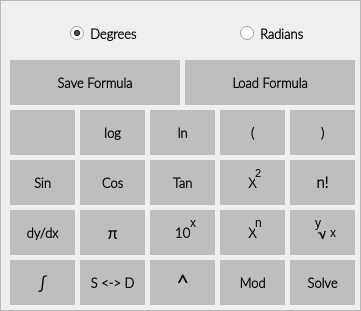
     <widget class="QFrame" name="frmScientificButtons">
      <property name="geometry">
       <rect>
        <x>40</x>
        <y>125</y>
        <width>361</width>
        <height>311</height>
       </rect>
      </property>
      <property name="autoFillBackground">
       <bool>false</bool>
      </property>
      <property name="styleSheet">
       <string notr="true">QPushButton{
 	background-color: rgb(190, 190, 190);
    border: 2px;
}
QLabel{
 	background-color: rgb(190, 190, 190);
}</string>
      </property>
      <property name="frameShape">
       <enum>QFrame::StyledPanel</enum>
      </property>
      <property name="frameShadow">
       <enum>QFrame::Raised</enum>
      </property>
      <widget class="QPushButton" name="pbSquare">
       <property name="geometry">
        <rect>
         <x>220</x>
         <y>160</y>
         <width>65</width>
         <height>45</height>
        </rect>
       </property>
       <property name="font">
        <font>
         <family>Lato Light</family>
         <pointsize>10</pointsize>
         <weight>75</weight>
         <bold>true</bold>
        </font>
       </property>
       <property name="autoFillBackground">
        <bool>false</bool>
       </property>
       <property name="styleSheet">
        <string notr="true"/>
       </property>
       <property name="text">
        <string>X</string>
       </property>
       <property name="autoDefault">
        <bool>false</bool>
       </property>
       <property name="default">
        <bool>true</bool>
       </property>
       <property name="flat">
        <bool>false</bool>
       </property>
      </widget>
      <widget class="QPushButton" name="pbOpenBrackets">
       <property name="geometry">
        <rect>
         <x>220</x>
         <y>110</y>
         <width>65</width>
         <height>45</height>
        </rect>
       </property>
       <property name="font">
        <font>
         <family>Lato Light</family>
         <pointsize>10</pointsize>
         <weight>75</weight>
         <bold>true</bold>
        </font>
       </property>
       <property name="autoFillBackground">
        <bool>false</bool>
       </property>
       <property name="text">
        <string>(</string>
       </property>
       <property name="autoDefault">
        <bool>false</bool>
       </property>
       <property name="default">
        <bool>true</bool>
       </property>
       <property name="flat">
        <bool>false</bool>
       </property>
      </widget>
      <widget class="QPushButton" name="pbTan">
       <property name="geometry">
        <rect>
         <x>150</x>
         <y>160</y>
         <width>65</width>
         <height>45</height>
        </rect>
       </property>
       <property name="font">
        <font>
         <family>Lato Light</family>
         <pointsize>10</pointsize>
         <weight>75</weight>
         <bold>true</bold>
        </font>
       </property>
       <property name="autoFillBackground">
        <bool>false</bool>
       </property>
       <property name="text">
        <string>Tan</string>
       </property>
       <property name="autoDefault">
        <bool>false</bool>
       </property>
       <property name="default">
        <bool>true</bool>
       </property>
       <property name="flat">
        <bool>false</bool>
       </property>
      </widget>
      <widget class="QPushButton" name="pbLn">
       <property name="geometry">
        <rect>
         <x>150</x>
         <y>110</y>
         <width>65</width>
         <height>45</height>
        </rect>
       </property>
       <property name="font">
        <font>
         <family>Lato Light</family>
         <pointsize>10</pointsize>
         <weight>75</weight>
         <bold>true</bold>
        </font>
       </property>
       <property name="autoFillBackground">
        <bool>false</bool>
       </property>
       <property name="text">
        <string>ln</string>
       </property>
       <property name="autoDefault">
        <bool>false</bool>
       </property>
       <property name="default">
        <bool>true</bool>
       </property>
       <property name="flat">
        <bool>false</bool>
       </property>
      </widget>
      <widget class="QPushButton" name="pbNthPower">
       <property name="geometry">
        <rect>
         <x>220</x>
         <y>210</y>
         <width>65</width>
         <height>45</height>
        </rect>
       </property>
       <property name="font">
        <font>
         <family>Lato Light</family>
         <pointsize>10</pointsize>
         <weight>75</weight>
         <bold>true</bold>
        </font>
       </property>
       <property name="autoFillBackground">
        <bool>false</bool>
       </property>
       <property name="text">
        <string>X</string>
       </property>
       <property name="autoDefault">
        <bool>false</bool>
       </property>
       <property name="default">
        <bool>true</bool>
       </property>
       <property name="flat">
        <bool>false</bool>
       </property>
      </widget>
      <widget class="QPushButton" name="pbPoweOfTen">
       <property name="geometry">
        <rect>
         <x>150</x>
         <y>210</y>
         <width>65</width>
         <height>45</height>
        </rect>
       </property>
       <property name="font">
        <font>
         <family>Lato Light</family>
         <pointsize>10</pointsize>
         <weight>75</weight>
         <bold>true</bold>
        </font>
       </property>
       <property name="autoFillBackground">
        <bool>false</bool>
       </property>
       <property name="text">
        <string>10</string>
       </property>
       <property name="autoDefault">
        <bool>false</bool>
       </property>
       <property name="default">
        <bool>true</bool>
       </property>
       <property name="flat">
        <bool>false</bool>
       </property>
      </widget>
      <widget class="QPushButton" name="pbSaveFormula">
       <property name="geometry">
        <rect>
         <x>10</x>
         <y>60</y>
         <width>170</width>
         <height>45</height>
        </rect>
       </property>
       <property name="font">
        <font>
         <family>Lato Light</family>
         <pointsize>10</pointsize>
         <weight>75</weight>
         <bold>true</bold>
        </font>
       </property>
       <property name="autoFillBackground">
        <bool>false</bool>
       </property>
       <property name="text">
        <string>Save Formula</string>
       </property>
       <property name="autoDefault">
        <bool>false</bool>
       </property>
       <property name="default">
        <bool>true</bool>
       </property>
       <property name="flat">
        <bool>false</bool>
       </property>
      </widget>
      <widget class="QPushButton" name="pbLoadFormula">
       <property name="geometry">
        <rect>
         <x>185</x>
         <y>60</y>
         <width>170</width>
         <height>45</height>
        </rect>
       </property>
       <property name="font">
        <font>
         <family>Lato Light</family>
         <pointsize>10</pointsize>
         <weight>75</weight>
         <bold>true</bold>
        </font>
       </property>
       <property name="autoFillBackground">
        <bool>false</bool>
       </property>
       <property name="text">
        <string>Load Formula</string>
       </property>
       <property name="autoDefault">
        <bool>false</bool>
       </property>
       <property name="default">
        <bool>true</bool>
       </property>
       <property name="flat">
        <bool>false</bool>
       </property>
      </widget>
      <widget class="QPushButton" name="pbDifferentiation">
       <property name="geometry">
        <rect>
         <x>10</x>
         <y>210</y>
         <width>65</width>
         <height>45</height>
        </rect>
       </property>
       <property name="font">
        <font>
         <family>Lato Light</family>
         <pointsize>10</pointsize>
         <weight>75</weight>
         <bold>true</bold>
        </font>
       </property>
       <property name="autoFillBackground">
        <bool>false</bool>
       </property>
       <property name="text">
        <string>dy/dx</string>
       </property>
       <property name="autoDefault">
        <bool>false</bool>
       </property>
       <property name="default">
        <bool>true</bool>
       </property>
       <property name="flat">
        <bool>false</bool>
       </property>
      </widget>
      <widget class="QPushButton" name="pbPi">
       <property name="geometry">
        <rect>
         <x>80</x>
         <y>210</y>
         <width>65</width>
         <height>45</height>
        </rect>
       </property>
       <property name="font">
        <font>
         <family>Lato Light</family>
         <pointsize>12</pointsize>
         <weight>75</weight>
         <bold>true</bold>
        </font>
       </property>
       <property name="autoFillBackground">
        <bool>false</bool>
       </property>
       <property name="text">
        <string>π</string>
       </property>
       <property name="autoDefault">
        <bool>false</bool>
       </property>
       <property name="default">
        <bool>true</bool>
       </property>
       <property name="flat">
        <bool>false</bool>
       </property>
      </widget>
      <widget class="QPushButton" name="pbSin">
       <property name="geometry">
        <rect>
         <x>10</x>
         <y>160</y>
         <width>65</width>
         <height>45</height>
        </rect>
       </property>
       <property name="font">
        <font>
         <family>Lato Light</family>
         <pointsize>10</pointsize>
         <weight>75</weight>
         <bold>true</bold>
        </font>
       </property>
       <property name="autoFillBackground">
        <bool>false</bool>
       </property>
       <property name="text">
        <string>Sin</string>
       </property>
       <property name="autoDefault">
        <bool>false</bool>
       </property>
       <property name="default">
        <bool>true</bool>
       </property>
       <property name="flat">
        <bool>false</bool>
       </property>
      </widget>
      <widget class="QPushButton" name="pbCos">
       <property name="geometry">
        <rect>
         <x>80</x>
         <y>160</y>
         <width>65</width>
         <height>45</height>
        </rect>
       </property>
       <property name="font">
        <font>
         <family>Lato Light</family>
         <pointsize>10</pointsize>
         <weight>75</weight>
         <bold>true</bold>
        </font>
       </property>
       <property name="autoFillBackground">
        <bool>false</bool>
       </property>
       <property name="text">
        <string>Cos</string>
       </property>
       <property name="autoDefault">
        <bool>false</bool>
       </property>
       <property name="default">
        <bool>true</bool>
       </property>
       <property name="flat">
        <bool>false</bool>
       </property>
      </widget>
      <widget class="QPushButton" name="pbLog">
       <property name="geometry">
        <rect>
         <x>80</x>
         <y>110</y>
         <width>65</width>
         <height>45</height>
        </rect>
       </property>
       <property name="font">
        <font>
         <family>Lato Light</family>
         <pointsize>10</pointsize>
         <weight>75</weight>
         <bold>true</bold>
        </font>
       </property>
       <property name="autoFillBackground">
        <bool>false</bool>
       </property>
       <property name="text">
        <string>log</string>
       </property>
       <property name="autoDefault">
        <bool>false</bool>
       </property>
       <property name="default">
        <bool>true</bool>
       </property>
       <property name="flat">
        <bool>false</bool>
       </property>
      </widget>
      <widget class="QPushButton" name="pbCloseBrackets">
       <property name="geometry">
        <rect>
         <x>290</x>
         <y>110</y>
         <width>65</width>
         <height>45</height>
        </rect>
       </property>
       <property name="font">
        <font>
         <family>Lato Light</family>
         <pointsize>10</pointsize>
         <weight>75</weight>
         <bold>true</bold>
        </font>
       </property>
       <property name="autoFillBackground">
        <bool>false</bool>
       </property>
       <property name="text">
        <string>)</string>
       </property>
       <property name="autoDefault">
        <bool>false</bool>
       </property>
       <property name="default">
        <bool>true</bool>
       </property>
       <property name="flat">
        <bool>false</bool>
       </property>
      </widget>
      <widget class="QPushButton" name="pbNone">
       <property name="geometry">
        <rect>
         <x>10</x>
         <y>110</y>
         <width>65</width>
         <height>45</height>
        </rect>
       </property>
       <property name="font">
        <font>
         <family>Lato Light</family>
         <pointsize>10</pointsize>
         <weight>75</weight>
         <bold>true</bold>
        </font>
       </property>
       <property name="autoFillBackground">
        <bool>false</bool>
       </property>
       <property name="text">
        <string/>
       </property>
       <property name="autoDefault">
        <bool>false</bool>
       </property>
       <property name="default">
        <bool>true</bool>
       </property>
       <property name="flat">
        <bool>false</bool>
       </property>
      </widget>
      <widget class="QPushButton" name="pbNthSqRoot">
       <property name="geometry">
        <rect>
         <x>290</x>
         <y>210</y>
         <width>65</width>
         <height>45</height>
        </rect>
       </property>
       <property name="font">
        <font>
         <family>Lato Light</family>
         <pointsize>12</pointsize>
         <weight>75</weight>
         <bold>true</bold>
        </font>
       </property>
       <property name="autoFillBackground">
        <bool>false</bool>
       </property>
       <property name="text">
        <string>√</string>
       </property>
       <property name="autoDefault">
        <bool>false</bool>
       </property>
       <property name="default">
        <bool>true</bool>
       </property>
       <property name="flat">
        <bool>false</bool>
       </property>
      </widget>
      <widget class="QPushButton" name="pbFactorial">
       <property name="geometry">
        <rect>
         <x>290</x>
         <y>160</y>
         <width>65</width>
         <height>45</height>
        </rect>
       </property>
       <property name="font">
        <font>
         <family>Lato Light</family>
         <pointsize>11</pointsize>
         <weight>75</weight>
         <bold>true</bold>
        </font>
       </property>
       <property name="autoFillBackground">
        <bool>false</bool>
       </property>
       <property name="text">
        <string>n!</string>
       </property>
       <property name="autoDefault">
        <bool>false</bool>
       </property>
       <property name="default">
        <bool>true</bool>
       </property>
       <property name="flat">
        <bool>false</bool>
       </property>
      </widget>
      <widget class="QPushButton" name="pbModulus">
       <property name="geometry">
        <rect>
         <x>220</x>
         <y>260</y>
         <width>65</width>
         <height>45</height>
        </rect>
       </property>
       <property name="font">
        <font>
         <family>Lato Light</family>
         <pointsize>10</pointsize>
         <weight>75</weight>
         <bold>true</bold>
        </font>
       </property>
       <property name="autoFillBackground">
        <bool>false</bool>
       </property>
       <property name="text">
        <string>Mod</string>
       </property>
       <property name="autoDefault">
        <bool>false</bool>
       </property>
       <property name="default">
        <bool>true</bool>
       </property>
       <property name="flat">
        <bool>false</bool>
       </property>
      </widget>
      <widget class="QPushButton" name="pbPower">
       <property name="geometry">
        <rect>
         <x>150</x>
         <y>260</y>
         <width>65</width>
         <height>45</height>
        </rect>
       </property>
       <property name="font">
        <font>
         <family>Lato Light</family>
         <pointsize>16</pointsize>
         <weight>75</weight>
         <bold>true</bold>
        </font>
       </property>
       <property name="autoFillBackground">
        <bool>false</bool>
       </property>
       <property name="text">
        <string>^</string>
       </property>
       <property name="autoDefault">
        <bool>false</bool>
       </property>
       <property name="default">
        <bool>true</bool>
       </property>
       <property name="flat">
        <bool>false</bool>
       </property>
      </widget>
      <widget class="QPushButton" name="pbIntegration">
       <property name="geometry">
        <rect>
         <x>10</x>
         <y>260</y>
         <width>65</width>
         <height>45</height>
        </rect>
       </property>
       <property name="font">
        <font>
         <family>Lato Light</family>
         <pointsize>12</pointsize>
         <weight>75</weight>
         <bold>true</bold>
        </font>
       </property>
       <property name="autoFillBackground">
        <bool>false</bool>
       </property>
       <property name="text">
        <string>∫</string>
       </property>
       <property name="autoDefault">
        <bool>false</bool>
       </property>
       <property name="default">
        <bool>true</bool>
       </property>
       <property name="flat">
        <bool>false</bool>
       </property>
      </widget>
      <widget class="QPushButton" name="pb">
       <property name="geometry">
        <rect>
         <x>80</x>
         <y>260</y>
         <width>65</width>
         <height>45</height>
        </rect>
       </property>
       <property name="font">
        <font>
         <family>Lato Light</family>
         <pointsize>10</pointsize>
         <weight>75</weight>
         <bold>true</bold>
        </font>
       </property>
       <property name="autoFillBackground">
        <bool>false</bool>
       </property>
       <property name="text">
        <string>S &lt;-&gt; D</string>
       </property>
       <property name="autoDefault">
        <bool>false</bool>
       </property>
       <property name="default">
        <bool>true</bool>
       </property>
       <property name="flat">
        <bool>false</bool>
       </property>
      </widget>
      <widget class="QPushButton" name="pbSolve">
       <property name="geometry">
        <rect>
         <x>290</x>
         <y>260</y>
         <width>65</width>
         <height>45</height>
        </rect>
       </property>
       <property name="font">
        <font>
         <family>Lato Light</family>
         <pointsize>10</pointsize>
         <weight>75</weight>
         <bold>true</bold>
        </font>
       </property>
       <property name="autoFillBackground">
        <bool>false</bool>
       </property>
       <property name="text">
        <string>Solve</string>
       </property>
       <property name="autoDefault">
        <bool>false</bool>
       </property>
       <property name="default">
        <bool>true</bool>
       </property>
       <property name="flat">
        <bool>false</bool>
       </property>
      </widget>
      <widget class="QRadioButton" name="rbDegrees">
       <property name="geometry">
        <rect>
         <x>70</x>
         <y>25</y>
         <width>82</width>
         <height>17</height>
        </rect>
       </property>
       <property name="font">
        <font>
         <family>Lato Light</family>
         <pointsize>10</pointsize>
         <weight>75</weight>
         <bold>true</bold>
        </font>
       </property>
       <property name="autoFillBackground">
        <bool>false</bool>
       </property>
       <property name="text">
        <string>Degrees</string>
       </property>
       <property name="checked">
        <bool>true</bool>
       </property>
      </widget>
      <widget class="QRadioButton" name="rbRadians">
       <property name="geometry">
        <rect>
         <x>240</x>
         <y>25</y>
         <width>82</width>
         <height>17</height>
        </rect>
       </property>
       <property name="font">
        <font>
         <family>Lato Light</family>
         <pointsize>10</pointsize>
         <weight>75</weight>
         <bold>true</bold>
        </font>
       </property>
       <property name="autoFillBackground">
        <bool>false</bool>
       </property>
       <property name="text">
        <string>Radians</string>
       </property>
      </widget>
      <widget class="QLabel" name="label_3">
       <property name="geometry">
        <rect>
         <x>190</x>
         <y>215</y>
         <width>16</width>
         <height>16</height>
        </rect>
       </property>
       <property name="text">
        <string>x</string>
       </property>
      </widget>
      <widget class="QLabel" name="label_4">
       <property name="geometry">
        <rect>
         <x>255</x>
         <y>215</y>
         <width>16</width>
         <height>16</height>
        </rect>
       </property>
       <property name="text">
        <string>n</string>
       </property>
      </widget>
      <widget class="QLabel" name="label_5">
       <property name="geometry">
        <rect>
         <x>255</x>
         <y>165</y>
         <width>16</width>
         <height>16</height>
        </rect>
       </property>
       <property name="font">
        <font>
         <pointsize>8</pointsize>
        </font>
       </property>
       <property name="text">
        <string>2</string>
       </property>
      </widget>
      <widget class="QLabel" name="label_6">
       <property name="geometry">
        <rect>
         <x>315</x>
         <y>215</y>
         <width>16</width>
         <height>16</height>
        </rect>
       </property>
       <property name="text">
        <string>y</string>
       </property>
      </widget>
      <widget class="QLabel" name="label_7">
       <property name="geometry">
        <rect>
         <x>330</x>
         <y>225</y>
         <width>16</width>
         <height>16</height>
        </rect>
       </property>
       <property name="text">
        <string>x</string>
       </property>
      </widget>
     </widget>
